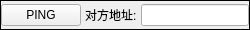
                   <widget class="QFrame" name="frame_46">
                    <property name="maximumSize">
                     <size>
                      <width>16777215</width>
                      <height>30</height>
                     </size>
                    </property>
                    <property name="frameShape">
                     <enum>QFrame::Panel</enum>
                    </property>
                    <property name="frameShadow">
                     <enum>QFrame::Plain</enum>
                    </property>
                    <layout class="QHBoxLayout" name="horizontalLayout_12">
                     <property name="spacing">
                      <number>4</number>
                     </property>
                     <property name="leftMargin">
                      <number>0</number>
                     </property>
                     <property name="topMargin">
                      <number>0</number>
                     </property>
                     <property name="rightMargin">
                      <number>0</number>
                     </property>
                     <property name="bottomMargin">
                      <number>0</number>
                     </property>
                     <item>
                      <widget class="QPushButton" name="ping_2">
                       <property name="text">
                        <string>PING</string>
                       </property>
                      </widget>
                     </item>
                     <item>
                      <widget class="QLabel" name="label_20">
                       <property name="text">
                        <string>对方地址:</string>
                       </property>
                      </widget>
                     </item>
                     <item>
                      <widget class="QLineEdit" name="ping_address_2"/>
                     </item>
                    </layout>
                   </widget>
